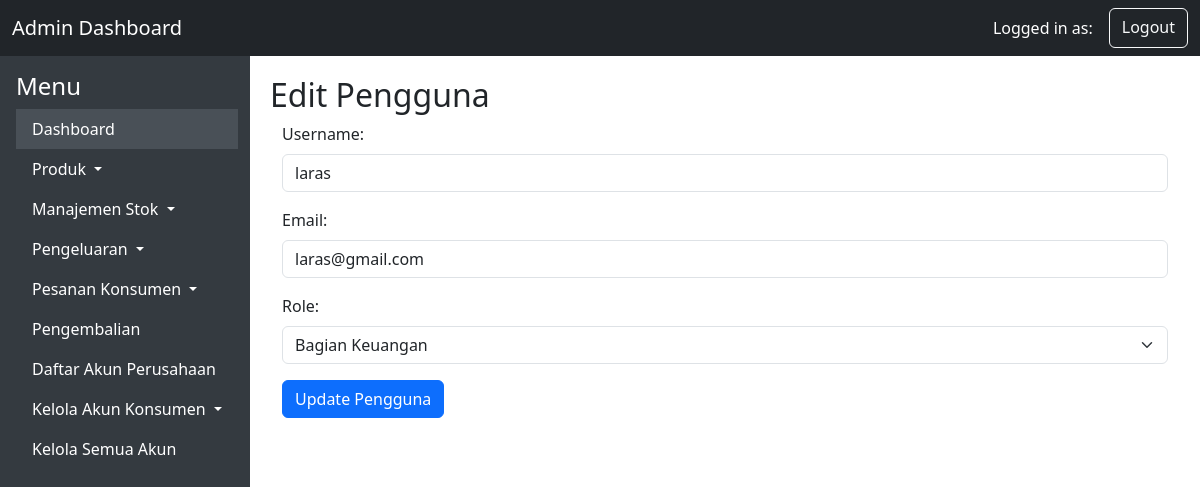
The app's page /admin/edit_user.php?id=3 with its own data.
### tables this page shows
CREATE TABLE `users` (
  `id` int(11) NOT NULL,
  `user_code` varchar(20) DEFAULT NULL,
  `username` varchar(50) NOT NULL,
  `password` varchar(255) NOT NULL,
  `email` varchar(100) NOT NULL,
  `role` enum('admin','individual','company','bagian_produksi','bagian_keuangan','bagian_pengiriman','bagian_praproduksi','pemilik') NOT NULL,
  `created_at` timestamp NOT NULL DEFAULT current_timestamp(),
  `email_verified` tinyint(1) DEFAULT 0,
  `verification_code` varchar(255) DEFAULT NULL
);

### admin/edit_user.php (the view, shortened to what this page needs)
<?php
include '../includes/db.php';
if (isset($_GET['id'])) {
    $id = $_GET['id'];
    $stmt = $conn->prepare("SELECT id, username, email, role FROM users WHERE id = ?");
    $stmt->bind_param("i", $id);
    $stmt->execute();
    $result = $stmt->get_result();
    $user = $result->fetch_assoc();
}
?>
<!DOCTYPE html>
<html>
<head>
    <link href="https://cdn.jsdelivr.net/npm/bootstrap@5.3.3/dist/css/bootstrap.min.css" rel="stylesheet">
</head>
<body>
    <nav class="navbar navbar-dark bg-dark">
        <div class="container-fluid">
            <a class="navbar-brand" href="#">Admin Dashboard</a>
            <div class="d-flex">
                <div class="navbar-text text-white me-3">
                    Logged in as: <strong><?php echo htmlspecialchars($_SESSION['username']); ?></strong>
                </div>
                <a class="btn btn-outline-light" href="logout.php">Logout</a>
            </div>
        </div>
    </nav>
    <div class="main-content">
        <div class="sidebar">
            <div class="p-3">
                <h4>Menu</h4>
                <ul class="nav flex-column">
                    <li class="nav-item">
                        <a class="nav-link active" aria-current="page" href="dashboard.php">Dashboard</a>
                    </li>
                    <li class="nav-item dropdown">
                        <a class="nav-link dropdown-toggle" href="#" id="navbarDropdown" role="button" data-bs-toggle="dropdown" aria-expanded="false">
                            Produk
                        </a>
                    </li>
                    <li class="nav-item dropdown">
                        <a class="nav-link dropdown-toggle" href="#" id="navbarDropdown" role="button" data-bs-toggle="dropdown" aria-expanded="false">
                            Manajemen Stok
                        </a>
                    </li>
                    <li class="nav-item dropdown">
                        <a class="nav-link dropdown-toggle" href="#" id="navbarDropdown" role="button" data-bs-toggle="dropdown" aria-expanded="false">
                            Pengeluaran
                        </a>
                    </li>
                    <li class="nav-item dropdown">
                        <a class="nav-link dropdown-toggle" href="#" id="navbarDropdown" role="button" data-bs-toggle="dropdown" aria-expanded="false">
                            Pesanan Konsumen
                        </a>
                    </li>
                    <li class="nav-item">
                        <a class="nav-link" href="manage_returns.php">Pengembalian</a>
                    </li>
                    <li class="nav-item">
                        <a class="nav-link" href="company_register.php">Daftar Akun Perusahaan</a>
                    </li>
                    <li class="nav-item dropdown">
                        <a class="nav-link dropdown-toggle" href="#" id="navbarDropdown" role="button" data-bs-toggle="dropdown" aria-expanded="false">
                            Kelola Akun Konsumen
                        </a>
                    </li>
                    <li class="nav-item">
                        <a class="nav-link" href="manage_users.php">Kelola Semua Akun</a>
                    </li>
                </ul>
            </div>
        </div>
        <div class="content">
    <h2>Edit Pengguna</h2>
    <div class="container">
    <form method="post" action="edit_user.php">
        <div class="mb-3">
        <label class="form-label">Username:</label>
        <input type="text" class="form-control" name="username" value="<?= $user['username'] ?>" required>
        </div>
        <div class="mb-3">
        <label class="form-label">Email:</label>
        <input type="email" class="form-control" name="email" value="<?= $user['email'] ?>" required>
        </div>
        <div class="mb-3">
        <label class="form-label">Role:</label>
        <select name="role" class="form-select">
            <option value="bagian_keuangan" <?= $user['role'] == 'bagian_keuangan' ? 'selected' : '' ?>>Bagian Keuangan</option>
        </select>
        </div>
        <button type="submit" class="btn btn-primary">Update Pengguna</button>
    </form>
    </div>
    </div>
</body>
</html>

### admin/edit_user.php (style rules this page uses)
html, body { margin: 0; padding: 0; height: 100%; overflow: hidden; }
.main-content { display: flex; height: 100%; }
.navbar { position: sticky; top: 0; z-index: 1000; }
.sidebar { width: 250px; position: sticky; top: 0; background: #343a40; color: #fff; height: 100vh; overflow-y: auto; padding: 0; }
.sidebar .nav-link { color: #fff; }
.sidebar .nav-link.active { background: #495057; }
.content { flex: 1; overflow-y: auto; padding: 20px; height: calc(100vh - 56px); }

### records on screen
users: username "laras", email "laras@gmail.com", role "Bagian Keuangan"
